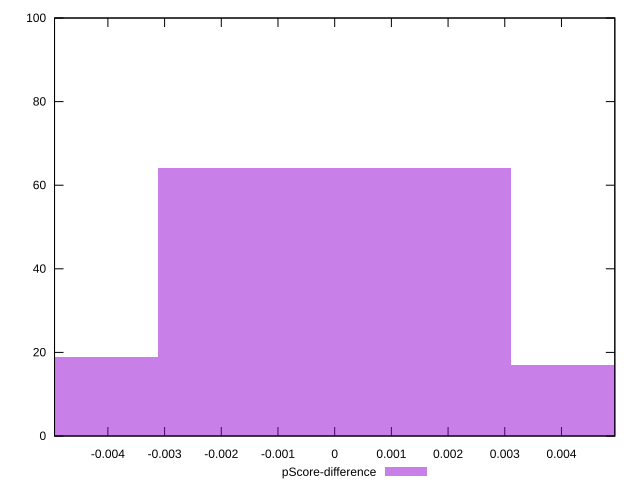

Write gnuplot code to recreate this figure.
reset

$pScoreDifference <<EOF
0 64
0.006217670345247696 17
-0.006217670345247696 19
EOF

set key outside below
set boxwidth 0.006217670345247696
set xrange [-0.004941176470588227:0.004941176470588227]
set yrange [0:100]
set trange [0:100]
set style fill transparent solid 0.5 noborder
set terminal svg size 640, 490 enhanced background rgb 'white'
set output "reprap/render-blocking-resources/samples/pages+cached+noexternal+nomedia+nocss/pScore-difference/histogram.svg"

plot $pScoreDifference title "pScore-difference" with boxes

reset
